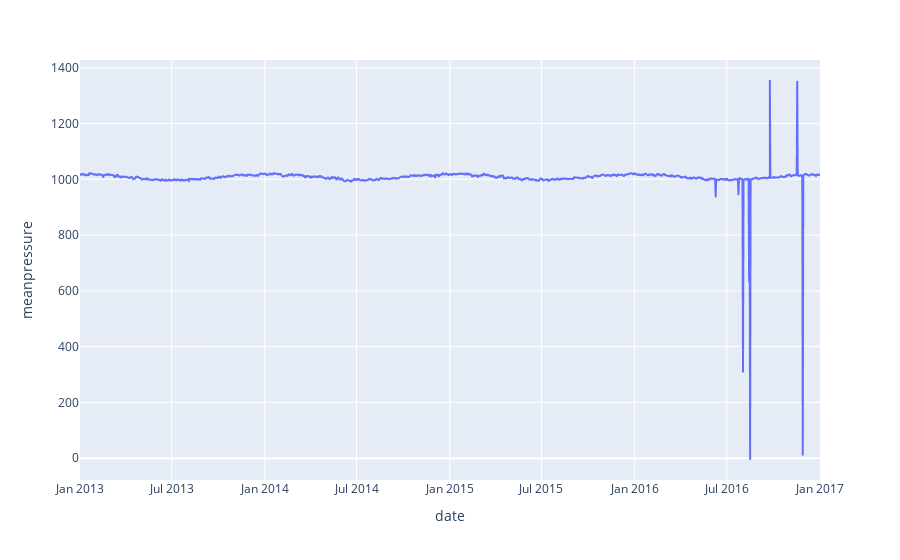

Notebook code cell kept with this figure:
### Code cell
px.line(data_frame= df , x = df.index , y = 'meanpressure')

### Figure 1 — Plotly figure (JSON) as saved in the notebook; plotly's stock layout.template omitted (floating-point values rounded to 4 significant figures; data arrays with more than 128 entries replaced by an {"elided": "..."} marker saying what was removed)
{"data": [{"hovertemplate": "date=%{x}<br>meanpressure=%{y}<extra></extra>", "legendgroup": "", "line": {"color": "#636efa", "dash": "solid"}, "marker": {"symbol": "circle"}, "mode": "lines", "name": "", "showlegend": false, "type": "scattergl", "x": {"elided": "1462 str values"}, "xaxis": "x", "y": {"elided": "1462 float values"}, "yaxis": "y"}], "layout": {"legend": {"tracegroupgap": 0}, "margin": {"t": 60}, "xaxis": {"anchor": "y", "domain": [0, 1], "title": {"text": "date"}}, "yaxis": {"anchor": "x", "domain": [0, 1], "title": {"text": "meanpressure"}}}}
